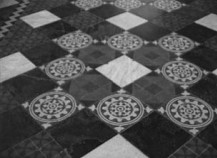
#> input picture examples/projective2d/transformed.jpg, 217 x 158 px
$ jupyter execute --allow-errors rectification.ipynb
#> lines starting #> are read from the running program, lines starting #| are printed output that depends on the picture
### projective2d/utils.py
import common.utils as cu
from functools import partial
import numpy as np

validate_homogeneous_vectors = partial(cu.validate_homogeneous_vectors, 2)
validate_transforms = partial(cu.validate_transforms, 2)
validate_arrays_of_homogeneous_vectors = partial(cu.validate_arrays_of_homogeneous_vectors, 2)

# [7 lines left out: function canonical_unembed, not called in this run]

def canonical_embed(vector: np.ndarray) -> np.ndarray:
    return np.array([vector[0], vector[1], 1.0])

# [5 lines left out: function canonical_embed_array, not called in this run]

### examples/projective2d/rectification.ipynb
[cell 1]
import sys, os
sys.path.append(os.path.abspath("../.."))
sys.path.append(os.path.abspath("../../projective2d"))
import cv2
import numpy as np
import matplotlib.pyplot as plt
import projective2d as p2
import projective2d.utils as u

[cell 2]
rectangle = np.array([[22, 103], [154, 109], [150, 42], [51, 39.0]])
l_shape = np.array([[118, 133], [37, 67], [125, 30.0]])

[cell 3]
img = cv2.imread("transformed.jpg")
#> img is the input picture: shape (158, 217, 3); min 18, max 211, mean 80.1
plt.plot(*rectangle.T, c="blue")
plt.plot(*l_shape.T, c="red")
plt.imshow(img)
plt.show()
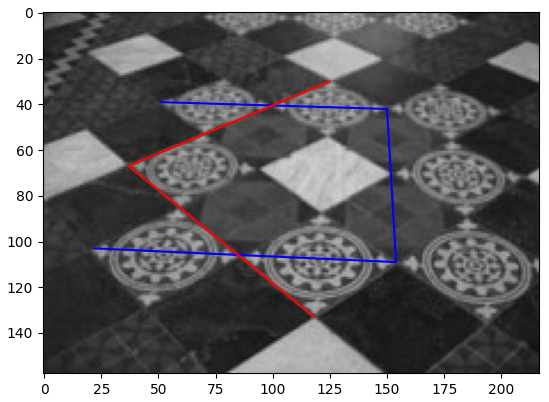
#> figure drawn by matplotlib, 1 panel

First, try stratified rectification with orthogonal lines.

[cell 4]
norm_rectangle = rectangle / img.shape[0]
#> (the rest of this cell did not finish here and is left out)

#> (a cell that did not finish here is left out)

[cell 6]
M = np.eye(3)
M[:2, :2] /= img.shape[0]
#> (the rest of this cell did not finish here and is left out)

[cell 7]
old_image_center = u.canonical_embed(np.mean(rectangle, axis=0))
image_center = np.array([img.shape[1] / 2.0, img.shape[0] / 2.0, 1.0])
#> image_center = [108.5, 79, 1]
#> (the rest of this cell did not finish here and is left out)
